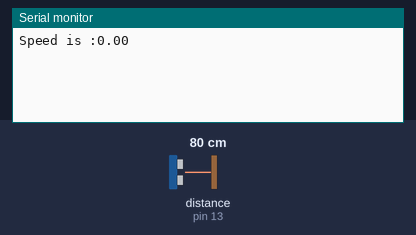
Recording of a sketch running on a simulated Arduino Uno, built with avr-gcc and run on an emulated ATmega328P. Parts: the last lines printed to the serial monitor. Wiring (inferred from the names in the program): ultrasonic range finder: trigger pin 12; echo pin 13. The inputs (shaded band) are chosen by the test bench; at power-on: distance to the obstacle (sensor on pin 13) 80 cm. The echo pulse lasts 58.3 µs per cm.

Above: at 1.8 s.
1.9 s: distance to the obstacle (sensor on pin 13) set to 2 cm
At 3.0 s:
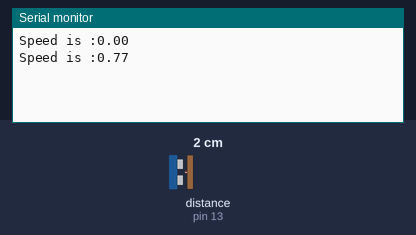
3.4 s: distance to the obstacle (sensor on pin 13) set to 4 cm
At 4.8 s:
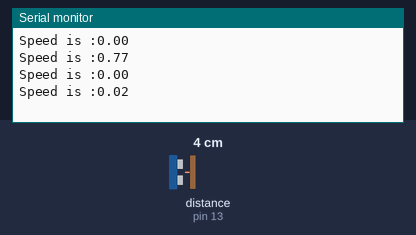
Timing chart, 0 to 6.4 s (numbered marks = the images above; inputs shaded):
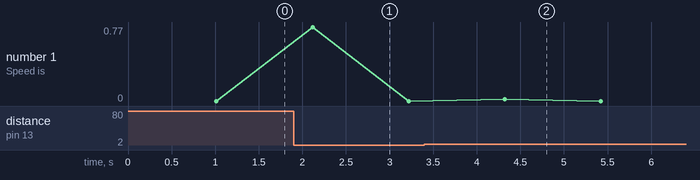

The sketch:

Project_SVDS.ino
```cpp
// define sound speed in cm per microseconds
#define SOUND_SPEED 0.034
// define the speed limit in km per hour
#define SPEED_LIMIT 60

long duration;
float distanceCm;
float first;
float second;
float totalDistanceCm;
float speedCmperMilli;
float speedMetrePerSec;
float speedKmPerHr;

const int trigPin = 12;
const int echoPin = 13;

void setup() {
  Serial.begin(115200);
  // setting the orientation of the trigger pin and receiver pin of the ultrasonic sensor
  pinMode(trigPin, OUTPUT);
  pinMode(echoPin, INPUT);

  }

void loop() {
  // clear the everytime trigPin upon returning
  digitalWrite(trigPin, LOW);
  // Get the first distance to the object
  first = ultrasonicRead();
  if (first > 0) {
    // Now, delay the sensor by 90 millisecond before sending another wave
    delay(1000);
    // Get the second distance
    second = ultrasonicRead();
    // find the absolute value of the difference between the two numbers
    totalDistanceCm = abs(first - second);
    // Get the speed in Cm per millisecond
    speedCmperMilli = totalDistanceCm / (1000);
    // Get the speed in metre per second
    speedMetrePerSec = speedCmperMilli * 10;
    Serial.print("Speed is :");
    Serial.println(speedMetrePerSec);
    // Get the speed in km per hour
    speedKmPerHr = speedMetrePerSec * 3.6;
    if (speedKmPerHr > SPEED_LIMIT) {
      // proccess the image
    }
  }
  // Begin loop after a second
  delay(100);
}

float ultrasonicRead() {
    // Sent out ultrasonic wave for 10 microseconds
    digitalWrite(trigPin, HIGH);
    delayMicroseconds(10);
    digitalWrite(trigPin,LOW);

    //Reads the receiver Pin, return the sound wave travel time un microseconds
    duration = pulseIn(echoPin, HIGH);
    // Calculate the distance to the object
    distanceCm = duration * SOUND_SPEED/2;
    return distanceCm;
  }
```

Measured:
- after the input at 1.9 s, the serial monitor: prints a new line after 0.22 s (image 1)
- after the input at 3.4 s, the serial monitor: prints a new line after 0.92 s (image 2)
